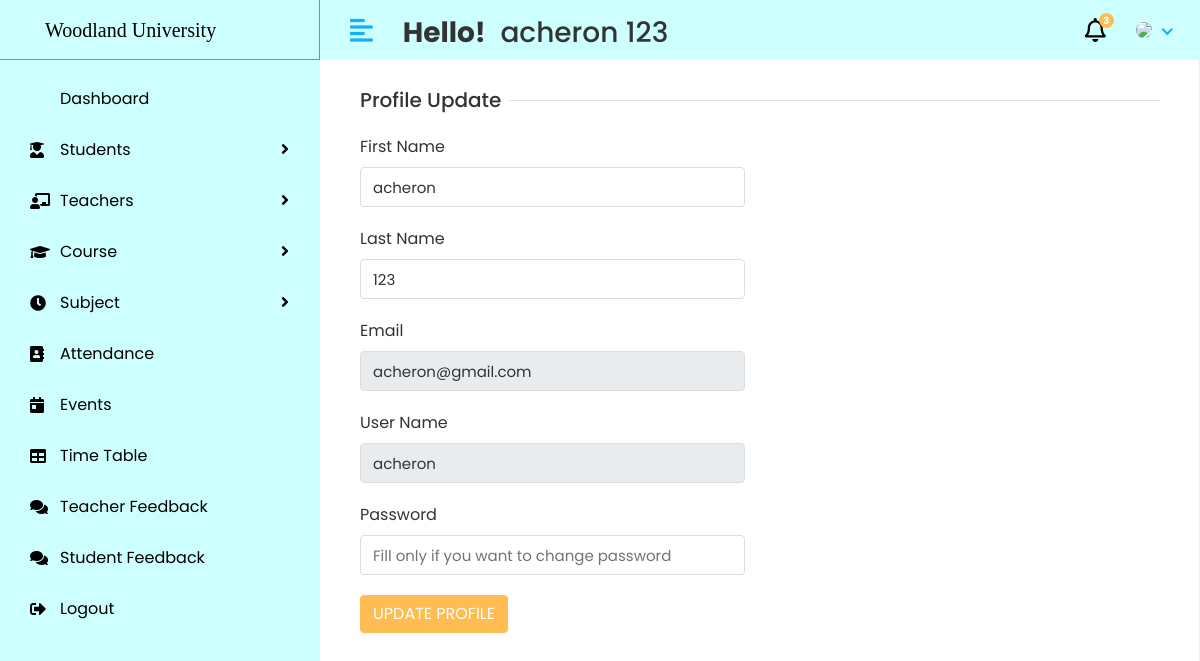
The app's page /profile (signed in), older data.
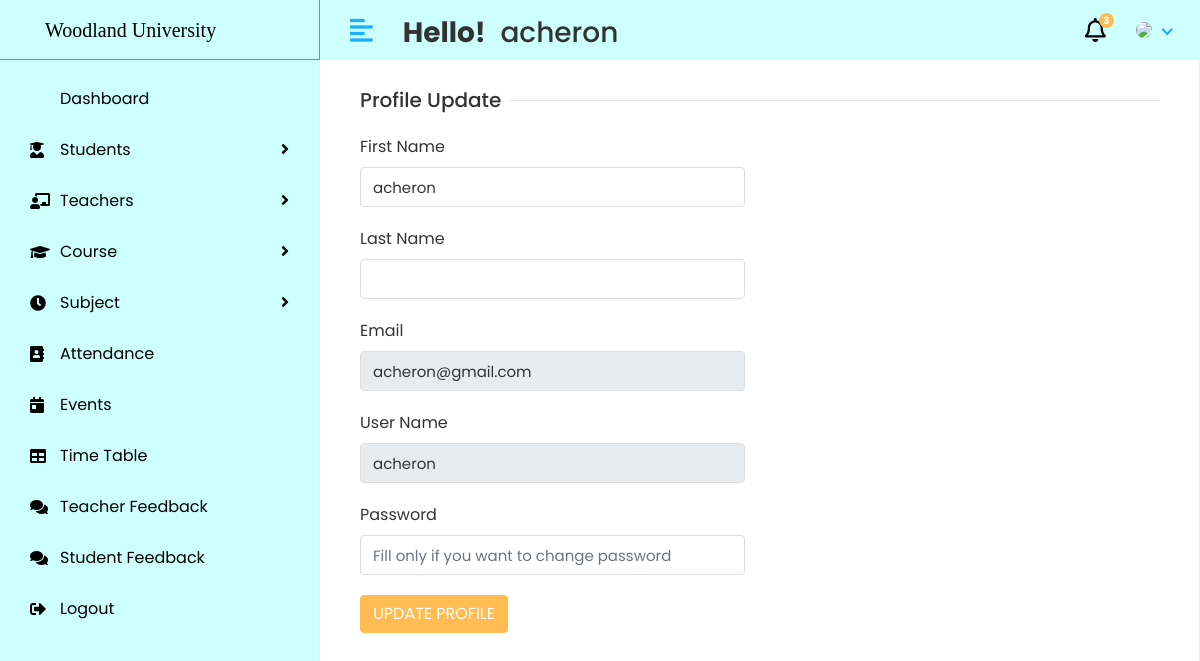
The same page, newer data.
### course_manageent_system_app/models.py (models this page shows)
class CustomUser(AbstractUser):
    USER = (
        (1, 'ADMIN'),
        (2, 'TEACHER'),
        (3, 'STUDENT'),
    )
    user_type = models.CharField(choices=USER, max_length=50, default=1)
    profile_pics = models.ImageField(upload_to='media/profile_pic')

### WUC_Project/views.py (the view)
# urls.py: path('profile', views.profile, name='profile'),
@login_required(login_url='/')
def profile(request):
    user = CustomUser.objects.get(id=request.user.id)
    context = {
        "user": user,
    }
    return render(request, 'profile.html', context)

### templates/profile.html (shortened to what this page needs)
{% extends 'dashboard.html' %}
{%  block content %}
<div class="row">
<div class="col-sm-12">
<div class="card">
<div class="card-body">
<form method="post" action="{% url 'profile_update' %}" enctype="multipart/form-data">
     <div class ="page-wrapper">
<div class="col-12">
   <h5 class="form-title"><span>Profile Update</span></h5>
</div>
<div class="col-12 col-sm-6">
<div class="form-group">
<label>First Name</label>
<input type="text" class="form-control" name="first_name" value="{{user.first_name}}">
</div>
</div>
<div class="col-12 col-sm-6">
<div class="form-group">
<label>Last Name</label>
<input type="text" class="form-control" name="last_name" value="{{user.last_name}}">
</div>
</div>
    <div class="col-12 col-sm-6">
<div class="form-group">
<label>Email</label>
<input type="text" class="form-control" name="email" value="{{user.email}}" readonly>
</div>
</div>
    <div class="col-12 col-sm-6">
<div class="form-group">
<label>User Name</label>
<input type="text" class="form-control" name="username" value="{{user.username}}" readonly>
</div>
</div>
    <div class="col-12 col-sm-6">
<div class="form-group">
<label>Password</label>
<input type="password" class="form-control" name="password" placeholder="Fill only if you want to change password">
</div>
</div>
<div class="col-12">
<button type="submit" class="btn btn-primary">UPDATE PROFILE</button>
</div>
</form>
</div>
</div>
</div>
</div>
</div>
{%  endblock  %}

### templates/include/header.html (shortened to what this page needs)
{% load static %}
 <div class="header">
            <div class="header-left">
                <span>Woodland University</span>
              </div>
            <a href="javascript:void(0);" id="toggle_btn">
            <i class="fas fa-align-left"></i>
            </a>
            <div class="top-nav-search mt-3">
               <h3>
                  <strong>Hello!</strong>&nbsp;
                  <span>{{user.first_name}} {{user.last_name}} </span>
               </h3>
            </div>
            <ul class="nav user-menu">
               <li class="nav-item dropdown noti-dropdown">
                  <a href="#" class="dropdown-toggle nav-link" data-toggle="dropdown">
                  <i class="far fa-bell"></i> <span class="badge badge-pill">3</span>
                  </a>
               </li>
               <li class="nav-item dropdown has-arrow">
                  <a href="#" class="dropdown-toggle nav-link" data-toggle="dropdown">
                  <span class="user-img">
                     {% if user.profile_pic == "" %}
                      <img class="rounded-circle" src="{%static 'assets/img/user-default.png' %}" width="31" ></span>
                     {% else %}
                     <img class="rounded-circle" src="/{{ user.profile_pic}}" width="31" ></span>
                   {% endif %}
                  </a>
               </li>
            </ul>
         </div>

Row changes from the older to the newer data that the page shows:
changed CustomUser "acheron": last_name "123" → (not shown)
